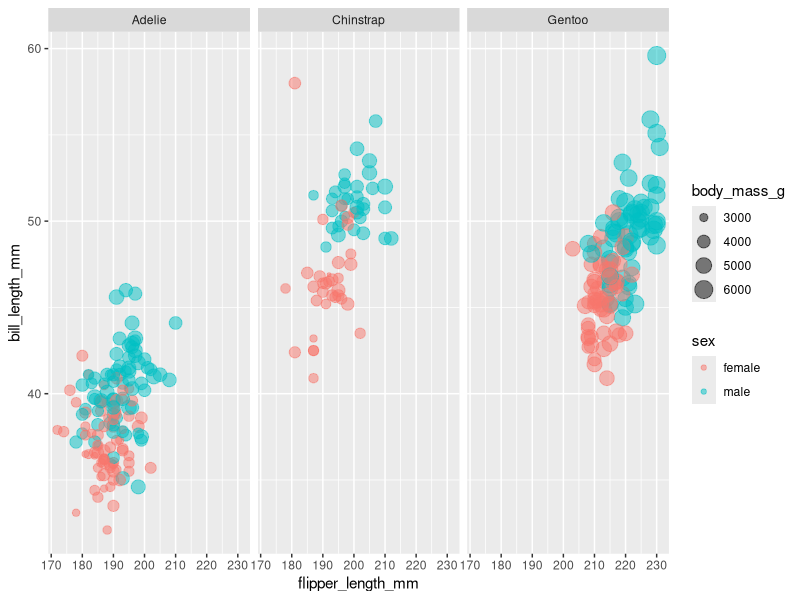
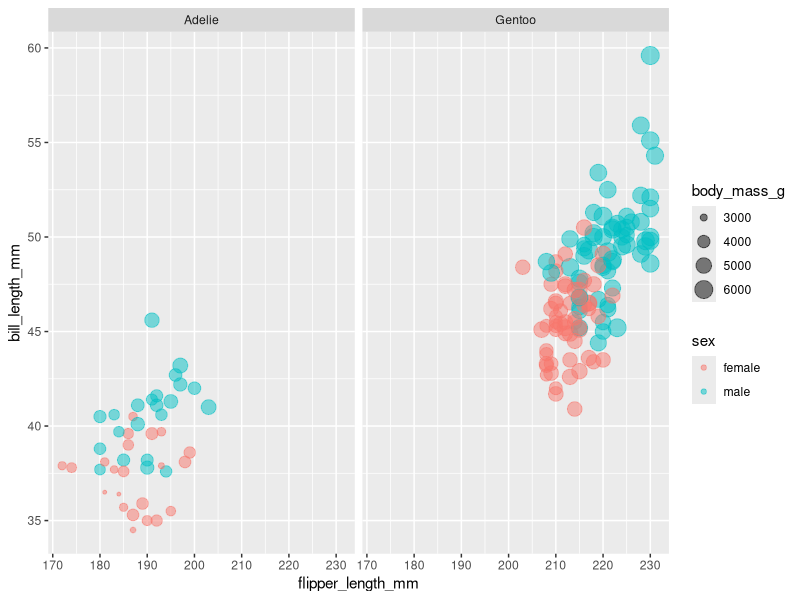
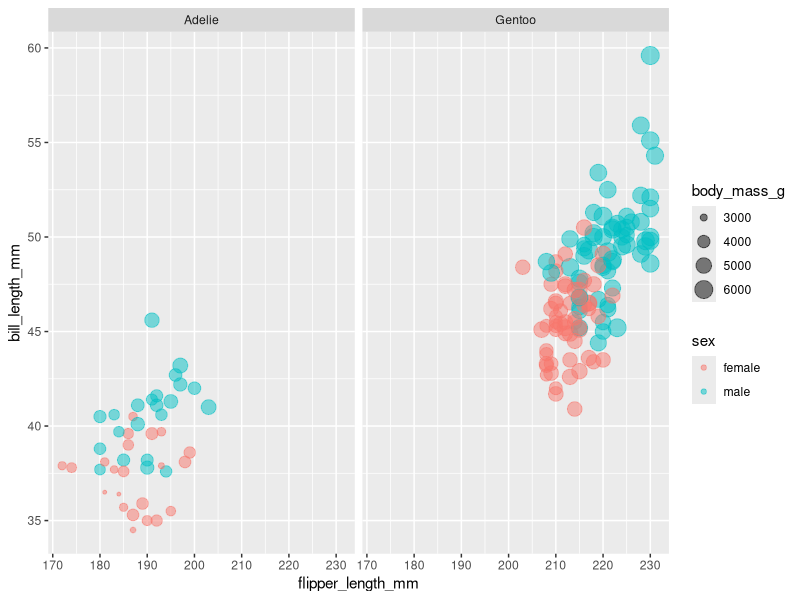
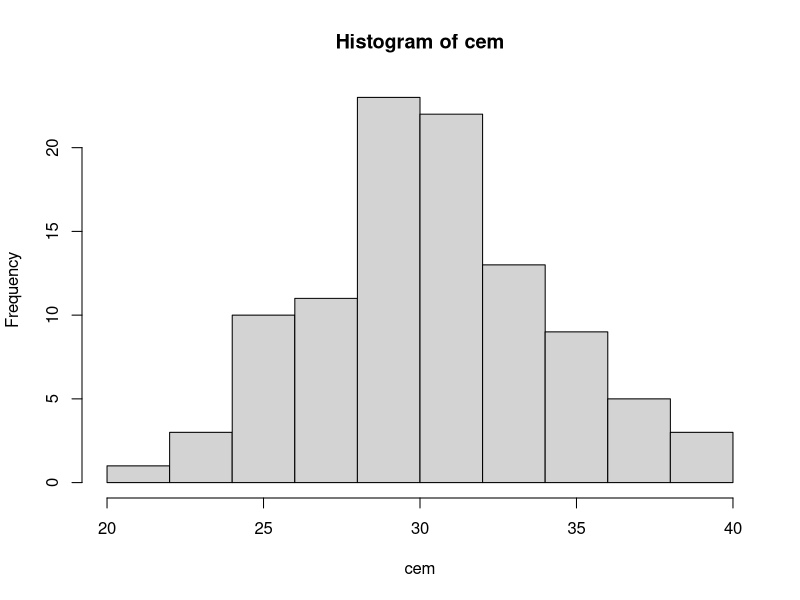

Source code (R) for these figures, in order:
## ---- chunk 1
#| label: setup
#| echo: false
#| include: false
library(tidyverse)
library(palmerpenguins)
## ---- chunk 2
10+10
10/2
10*2+5
10-3
10^2
sqrt(100)
## ---- chunk 3
250/10
11^2
10*2+5
(20-10)/10
(40+50)/10
## ---- chunk 4

x <- 3
x
y <- 10*10
y
## ---- chunk 5

nome_do_objeto <- "valor"

nome_do_objeto
## ---- chunk 6
a <- 2
a
b <- 10
b
c <- 5
c
d <- 10*2
d
## ---- chunk 7
a*b
a+b
a/b
a-b
## ---- chunk 8
(c/d) + a
(a+b)/c
(a*b)+d
(c+d)/a
## ---- chunk 9
z <- c(1,2,10,12)
z
w <- c(3,5,6,8)
w
## ---- chunk 10
z
z*2
w
w*3
## ---- chunk 11
z+w
z-w
z-w^2
## ---- chunk 12
z <- c(1,2,10,12)
z
w <- c(3,5,6,8)
w
z^2
w+10
z/3
z+w
z/w

## ---- chunk 13
peso <- c(80.2, 56.3, 70.5,  60.3)
peso
altura <- c(1.75, 1.60, 1.65, 1.72)
altura
imc <- peso/altura^2
imc
## ---- chunk 14
#| code-line-numbers: "|3"
a <- letters

a
## ---- chunk 15
#| code-line-numbers: "|3"
data("cars")

cars 
## ---- chunk 16
# Criação de um vetor com os 5 primeiros números pares

pares <- c(2,4,6,8,10)

pares

# Elevando os pares ao quadrado

(pares)^2
## ---- chunk 17
#| echo: false
#| fig-align: center
#| out-width: 70%
#| eval: true
#| fig-dpi: 600

penguins |> 
  filter(!is.na(sex)) |> 
  ggplot(aes(flipper_length_mm, 
             bill_length_mm, 
             color = sex,
             size = body_mass_g)) +
  geom_point(
    alpha = 0.5
    ) +
  facet_wrap(~ species) 
## ---- chunk 18
#| code-line-numbers: "|1|2|3|4|5|6|7|8|9|10"
#| fig-align: center
#| out-width: 70%
#| output-location: slide
#| fig-dpi: 600  

penguins |> 
  filter(island == "Biscoe",
         !is.na(sex)) |>
  ggplot(aes(flipper_length_mm, 
             bill_length_mm, 
             color = sex, 
             size =body_mass_g)) +
  geom_point(
    alpha = 0.5
    ) +
  facet_wrap(~ species)
## ---- chunk 19
#| code-line-numbers: "|1|2"
#| output-location: slide
#| out-width: 70%
#| fig-align: center
#| fig-dpi: 600
#| message: false
#| warning: false
# O relatório 3 só precisava dos 
#dados da ilha Biscoe
penguins |> 
  filter(island == "Biscoe",
         !is.na(sex)) |>
  ggplot(aes(flipper_length_mm, 
             bill_length_mm, color = sex, 
             size = body_mass_g)) +
  geom_point(
    alpha = 0.5
    ) +
  facet_wrap(~ species)
## ---- chunk 20
# Crie uma sequência de números de 1 a 10
seq(from = 1, to = 10)
## ---- chunk 21
# Agora, o incremento da sequência é por 2
seq(from = 1, to = 10, by = 2)
## ---- chunk 22
seq(1,10,2)
## ---- chunk 23
seq(by = 2, to = 10, from = 1)
## ---- chunk 24
seq(2,10,1)
## ---- chunk 25
args(rnorm)
## ---- chunk 26
z <- c(2,2,6,11,9,20)
sum(z)
mean(z)
median(z)
## ---- chunk 27
f <- c(2,2,6,11,9,20)
range(f)
min(f)
max(f)
quantile(f)
## ---- chunk 28
#| fig-align: center
#| out-width: 70%
#| fig-dpi: 600

set.seed(123)

cem <- rnorm(n = 100, mean = 30, sd = 4)

hist(cem)
## ---- chunk 29
sum(cem)

mean(cem)

sd(cem)

median(cem)

min(cem)

max(cem)

quantile(cem)
## ---- chunk 30
library(tidyverse)
## ---- chunk 31
library(tidyverse)
library(car)
library(psych)
